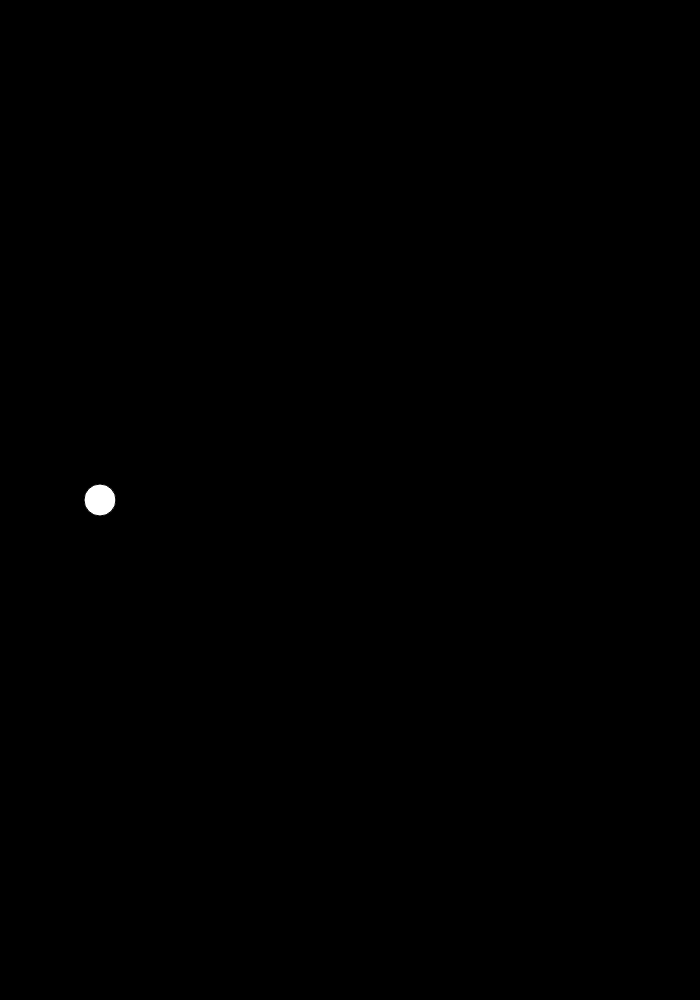
Frame 1 (no input)
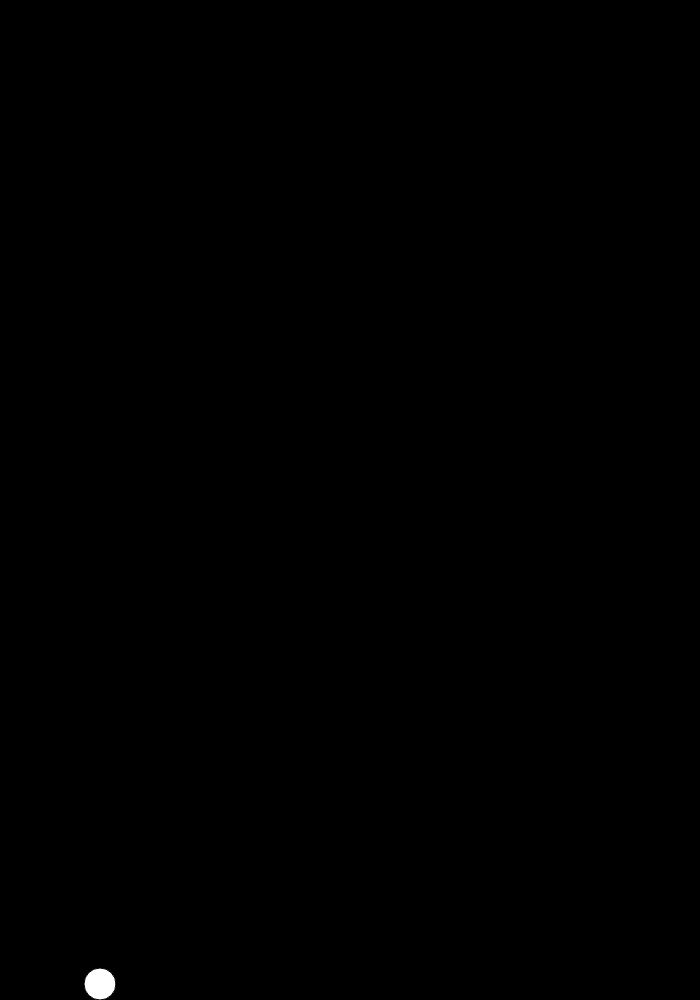
Frame 60 (no input)
Frame 120 (the mouse pressed at the canvas centre since frame 60): identical to frame 60, image omitted

The p5.js sketch that drew these frames (run headless with seeded random() and noise() and a simulated clock; from frame 60 on, the mouse is pressed at the canvas centre):

// p5.js sketch
// ── sketch.js
function Bird(){
    this.r = 32;            // radius
    this.y = height/2;
    this.x = 100;
    this.g = .3 ;
    this.v = 0;  
    
    this.show = function(){
        fill (255);
        ellipse (this.x,this.y,this.r,this.r);
    }
    
    
    this.update = function () {
        this.y += this.v;
        this.v += this.g;
        
        if (this.y >= height - this.r/2){
            this.y = height - this.r/2;
            this.v = 0;
        };
        

        if (this.y <= this.r/2){
            this.y = this.r/2;
            this.v = this.g  ;
        };
        
    }
    
    this.up = function() {
        this.v -= 15  ;   
    }

}
  
var bird;

function setup(){
    createCanvas (700,1000); 
    bird = new Bird; 
}

function draw() {
    background (0);
    
    bird.update();
    bird.show();  
}

function keyPressed() {
    if (key == " "){
        bird.up();
    }
}
// ── bird.js
function bird()  {
    this.x = height/2;
    this.y = 50;
    
    this.show() = function() {
        fill (255,255,255);
        ellipse (this.x,this.y,40,40);
    }
}
